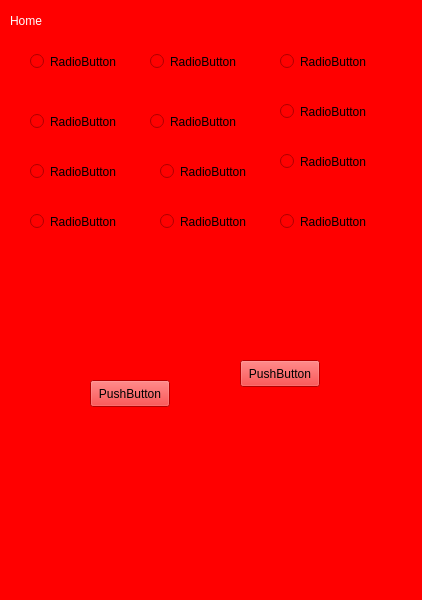
<?xml version="1.0" encoding="UTF-8"?>
<ui version="4.0">
 <class>MainWindow</class>
 <widget class="QMainWindow" name="MainWindow">
  <property name="geometry">
   <rect>
    <x>0</x>
    <y>0</y>
    <width>422</width>
    <height>600</height>
   </rect>
  </property>
  <property name="windowTitle">
   <string>MainWindow</string>
  </property>
  <property name="styleSheet">
   <string notr="true">background-color: rgb(85, 0, 255);
background-color: rgb(255, 0, 0);</string>
  </property>
  <widget class="QWidget" name="centralwidget">
   <widget class="QLabel" name="label">
    <property name="geometry">
     <rect>
      <x>10</x>
      <y>0</y>
      <width>81</width>
      <height>41</height>
     </rect>
    </property>
    <property name="styleSheet">
     <string notr="true">color: rgb(255, 255, 255);
font: 600 18pt &quot;Yu Gothic UI Semibold&quot;;</string>
    </property>
    <property name="text">
     <string>Home</string>
    </property>
   </widget>
   <widget class="QRadioButton" name="radioButton">
    <property name="geometry">
     <rect>
      <x>30</x>
      <y>50</y>
      <width>100</width>
      <height>23</height>
     </rect>
    </property>
    <property name="text">
     <string>RadioButton</string>
    </property>
   </widget>
   <widget class="QRadioButton" name="radioButton_2">
    <property name="geometry">
     <rect>
      <x>150</x>
      <y>50</y>
      <width>100</width>
      <height>23</height>
     </rect>
    </property>
    <property name="text">
     <string>RadioButton</string>
    </property>
   </widget>
   <widget class="QRadioButton" name="radioButton_3">
    <property name="geometry">
     <rect>
      <x>280</x>
      <y>50</y>
      <width>100</width>
      <height>23</height>
     </rect>
    </property>
    <property name="text">
     <string>RadioButton</string>
    </property>
   </widget>
   <widget class="QRadioButton" name="radioButton_4">
    <property name="geometry">
     <rect>
      <x>30</x>
      <y>110</y>
      <width>100</width>
      <height>23</height>
     </rect>
    </property>
    <property name="text">
     <string>RadioButton</string>
    </property>
   </widget>
   <widget class="QRadioButton" name="radioButton_5">
    <property name="geometry">
     <rect>
      <x>150</x>
      <y>110</y>
      <width>100</width>
      <height>23</height>
     </rect>
    </property>
    <property name="text">
     <string>RadioButton</string>
    </property>
   </widget>
   <widget class="QRadioButton" name="radioButton_6">
    <property name="geometry">
     <rect>
      <x>280</x>
      <y>100</y>
      <width>100</width>
      <height>23</height>
     </rect>
    </property>
    <property name="text">
     <string>RadioButton</string>
    </property>
   </widget>
   <widget class="QRadioButton" name="radioButton_7">
    <property name="geometry">
     <rect>
      <x>30</x>
      <y>160</y>
      <width>100</width>
      <height>23</height>
     </rect>
    </property>
    <property name="text">
     <string>RadioButton</string>
    </property>
   </widget>
   <widget class="QRadioButton" name="radioButton_8">
    <property name="geometry">
     <rect>
      <x>160</x>
      <y>160</y>
      <width>100</width>
      <height>23</height>
     </rect>
    </property>
    <property name="text">
     <string>RadioButton</string>
    </property>
   </widget>
   <widget class="QRadioButton" name="radioButton_9">
    <property name="geometry">
     <rect>
      <x>280</x>
      <y>150</y>
      <width>100</width>
      <height>23</height>
     </rect>
    </property>
    <property name="text">
     <string>RadioButton</string>
    </property>
   </widget>
   <widget class="QRadioButton" name="radioButton_10">
    <property name="geometry">
     <rect>
      <x>30</x>
      <y>210</y>
      <width>100</width>
      <height>23</height>
     </rect>
    </property>
    <property name="text">
     <string>RadioButton</string>
    </property>
   </widget>
   <widget class="QRadioButton" name="radioButton_11">
    <property name="geometry">
     <rect>
      <x>160</x>
      <y>210</y>
      <width>100</width>
      <height>23</height>
     </rect>
    </property>
    <property name="text">
     <string>RadioButton</string>
    </property>
   </widget>
   <widget class="QRadioButton" name="radioButton_12">
    <property name="geometry">
     <rect>
      <x>280</x>
      <y>210</y>
      <width>100</width>
      <height>23</height>
     </rect>
    </property>
    <property name="text">
     <string>RadioButton</string>
    </property>
   </widget>
   <widget class="QPushButton" name="pushButton">
    <property name="geometry">
     <rect>
      <x>90</x>
      <y>380</y>
      <width>80</width>
      <height>27</height>
     </rect>
    </property>
    <property name="text">
     <string>PushButton</string>
    </property>
   </widget>
   <widget class="QPushButton" name="pushButton_2">
    <property name="geometry">
     <rect>
      <x>240</x>
      <y>360</y>
      <width>80</width>
      <height>27</height>
     </rect>
    </property>
    <property name="text">
     <string>PushButton</string>
    </property>
   </widget>
  </widget>
  <widget class="QMenuBar" name="menubar">
   <property name="geometry">
    <rect>
     <x>0</x>
     <y>0</y>
     <width>422</width>
     <height>25</height>
    </rect>
   </property>
  </widget>
  <widget class="QStatusBar" name="statusbar"/>
 </widget>
 <resources/>
 <connections/>
</ui>
